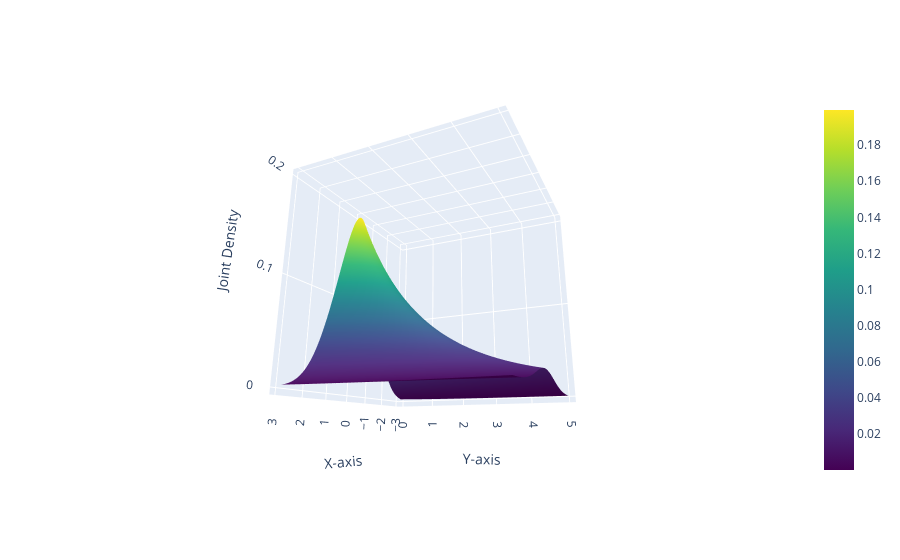

Write notebook code for a chart like this one.
### Code cell
import plotly.graph_objects as go
import numpy as np

# Parameters for normal distribution
mu = 0
sigma = 1

# Parameters for exponential distribution
lambda_y = 0.5

# Define specific values for x and y
x_values = np.linspace(-3, 3, 100)
y_values = np.linspace(0, 5, 100)

# Calculate joint density values
x, y = np.meshgrid(x_values, y_values)
joint_density = (1 / (np.sqrt(2 * np.pi) * sigma)) * np.exp(-(x - mu)**2 / (2 * sigma**2)) * lambda_y * np.exp(-lambda_y * y)

# Create 3D surface plot
fig = go.Figure()

fig.add_trace(go.Surface(z=joint_density, x=x_values, y=y_values, colorscale="Viridis"))

fig.update_layout(
    scene=dict(
        xaxis_title='X-axis',
        yaxis_title='Y-axis',
        zaxis_title='Joint Density',
        camera=dict(
            eye=dict(x=1.87, y=0.88, z=-0.64),
        ),
    ),
)

fig.show()

### Figure 1 — Plotly figure (JSON) as saved in the notebook; plotly's stock layout.template omitted (floating-point values rounded to 4 significant figures; data arrays with more than 128 entries replaced by an {"elided": "..."} marker saying what was removed)
{"data": [{"colorscale": [[0, "#440154"], [0.1111, "#482878"], [0.2222, "#3e4989"], [0.3333, "#31688e"], [0.4444, "#26828e"], [0.5556, "#1f9e89"], [0.6667, "#35b779"], [0.7778, "#6ece58"], [0.8889, "#b5de2b"], [1, "#fde725"]], "type": "surface", "x": [-3, -2.939, -2.879, -2.818, -2.758, -2.697, -2.636, -2.576, -2.515, -2.455, -2.394, -2.333, -2.273, -2.212, -2.152, -2.091, -2.03, -1.97, -1.909, -1.848, -1.788, -1.727, -1.667, -1.606, -1.545, -1.485, -1.424, -1.364, -1.303, -1.242, -1.182, -1.121, -1.061, -1, -0.9394, -0.8788, -0.8182, -0.7576, -0.697, -0.6364, -0.5758, -0.5152, -0.4545, -0.3939, -0.3333, -0.2727, -0.2121, -0.1515, -0.09091, -0.0303, 0.0303, 0.09091, 0.1515, 0.2121, 0.2727, 0.3333, 0.3939, 0.4545, 0.5152, 0.5758, 0.6364, 0.697, 0.7576, 0.8182, 0.8788, 0.9394, 1, 1.061, 1.121, 1.182, 1.242, 1.303, 1.364, 1.424, 1.485, 1.545, 1.606, 1.667, 1.727, 1.788, 1.848, 1.909, 1.97, 2.03, 2.091, 2.152, 2.212, 2.273, 2.333, 2.394, 2.455, 2.515, 2.576, 2.636, 2.697, 2.758, 2.818, 2.879, 2.939, 3], "y": [0, 0.05051, 0.101, 0.1515, 0.202, 0.2525, 0.303, 0.3535, 0.404, 0.4545, 0.5051, 0.5556, 0.6061, 0.6566, 0.7071, 0.7576, 0.8081, 0.8586, 0.9091, 0.9596, 1.01, 1.061, 1.111, 1.162, 1.212, 1.263, 1.313, 1.364, 1.414, 1.465, 1.515, 1.566, 1.616, 1.667, 1.717, 1.768, 1.818, 1.869, 1.919, 1.97, 2.02, 2.071, 2.121, 2.172, 2.222, 2.273, 2.323, 2.374, 2.424, 2.475, 2.525, 2.576, 2.626, 2.677, 2.727, 2.778, 2.828, 2.879, 2.929, 2.98, 3.03, 3.081, 3.131, 3.182, 3.232, 3.283, 3.333, 3.384, 3.434, 3.485, 3.535, 3.586, 3.636, 3.687, 3.737, 3.788, 3.838, 3.889, 3.939, 3.99, 4.04, 4.091, 4.141, 4.192, 4.242, 4.293, 4.343, 4.394, 4.444, 4.495, 4.545, 4.596, 4.646, 4.697, 4.747, 4.798, 4.848, 4.899, 4.949, 5], "z": {"elided": "100x100 float values"}}], "layout": {"scene": {"camera": {"eye": {"x": 1.87, "y": 0.88, "z": -0.64}}, "xaxis": {"title": {"text": "X-axis"}}, "yaxis": {"title": {"text": "Y-axis"}}, "zaxis": {"title": {"text": "Joint Density"}}}}}
